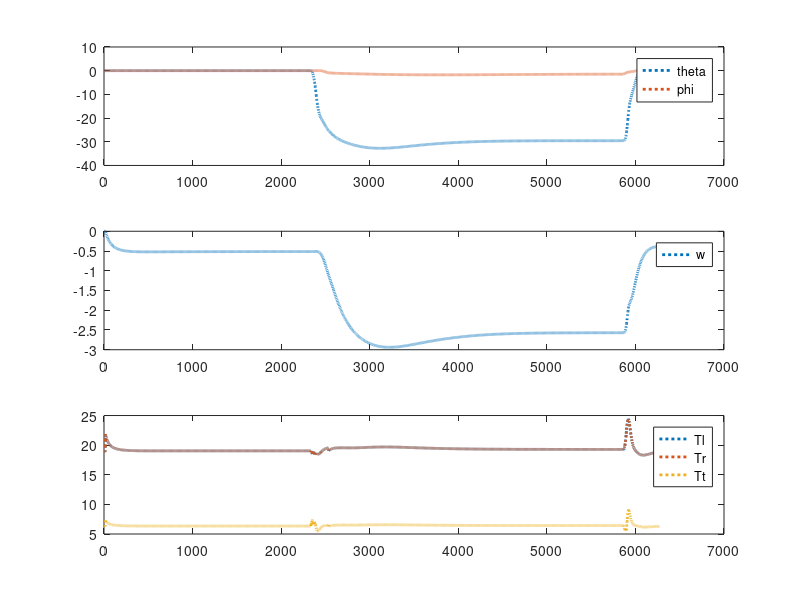

Recreate this plot in MATLAB. (Note: this script raises an error after producing the figure.)
clear all;

raw_data = csvread('test_system_id_log.csv');

w = raw_data(:,4);
phi = raw_data(:,8);
theta = raw_data(:,9);
Tl = raw_data(:,58);
Tr = raw_data(:,59);
Tt = raw_data(:,60);
g = 9.81 * ones(1,length(w));
u_ = [Tl';
      Tr'; 
      Tt';
      g];

theta_const = theta(4000);
phi_const = 0;

fig = figure('visible','on');
subplot(3,1,1);
plot(rad2deg(theta),'linewidth',2,':');
hold on
plot(rad2deg(phi),'linewidth',2,':');
legend('theta','phi');
subplot(3,1,2);
plot(w,'linewidth',2,':');
legend('w');
subplot(3,1,3);
plot(Tl,'linewidth',2,':');
hold on
plot(Tr,'linewidth',2,':');
plot(Tt,'linewidth',2,':');
legend('Tl','Tr','Tt');

%
rho = 1.225;
S = 1;
m = 4.5;
Cd = 1;
V0 = -2.6;
g = 9.81;

A = -rho*S*Cd*norm(V0)/(2*m);
%% output error method
theta0 = [A -2.45]; % guess theta
[theta_oem,cost_oem] = output_error(theta0,u_(:,5000:5500),0.01,w(5000:5500)');
theta_oem

ddt = 0.01; end_time = 5;
t_ = linspace(0,end_time,end_time/ddt);
x_validate = zeros(1, length(t_));

x_validate(1) = theta_oem(2);
A_validate = theta_oem(1);
%

for i=2:length(t_)
    xdot = state_dynamics(x_validate(:,i-1),u_(:,5000+i-1),theta_oem);
    x_validate(:,i) = x_validate(:,i-1) + xdot*ddt;
end

figure()
subplot(2,1,1);
plot(w(5000:5500));
hold on
plot(x_validate,'k-');
legend('training','validation');
subplot(2,1,2);
plot(u_(1,5000:5500));
hold on;
plot(u_(2,5000:5500));
plot(u_(3,5000:5500));

% this drag coeff is what is used in the xplane simulation
drag_estimate = -A_validate*m/norm(V0) %A_validate*2*m/(-rho*S*norm(V0))
